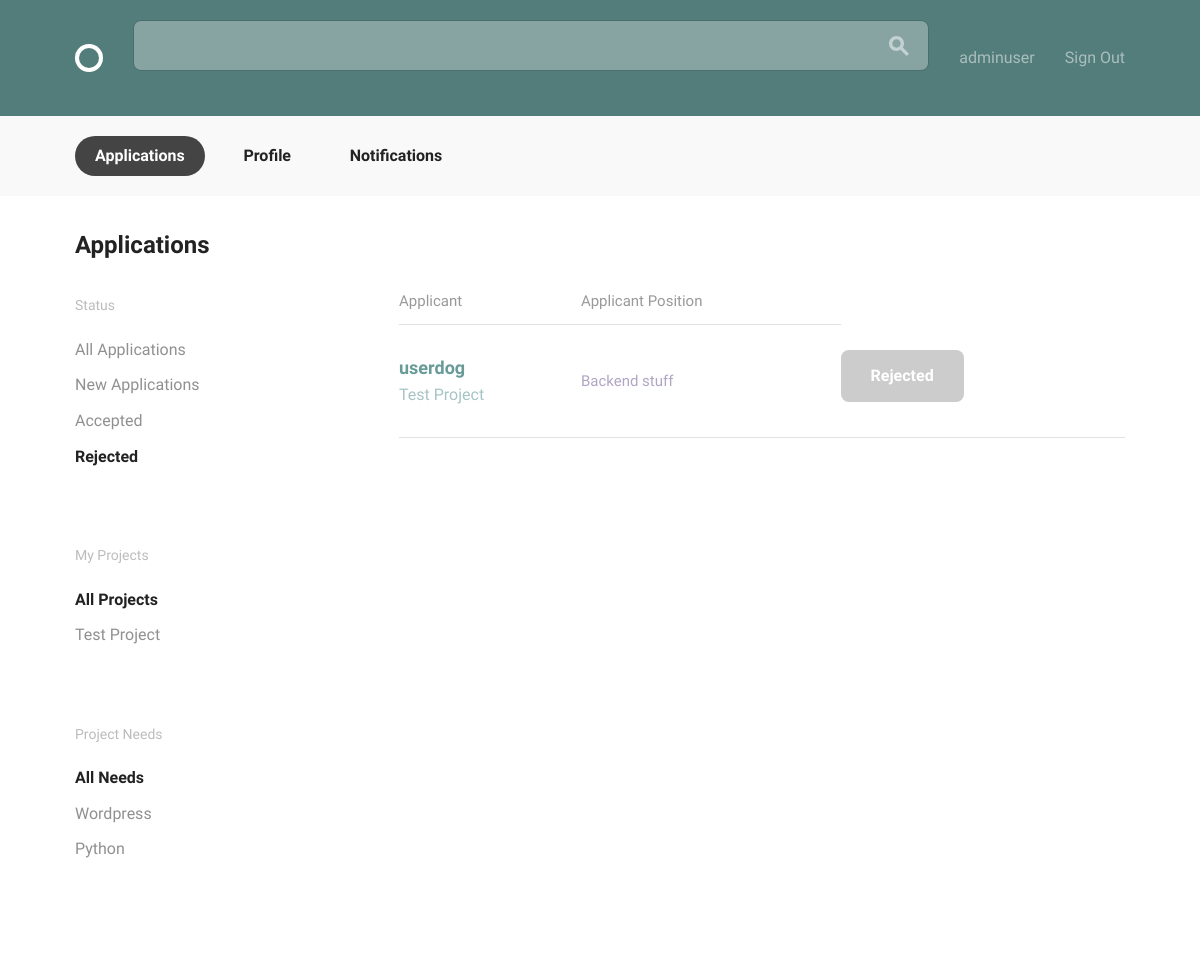
/projects/application/reject/ (signed in), run on an earlier commit of the app's database.
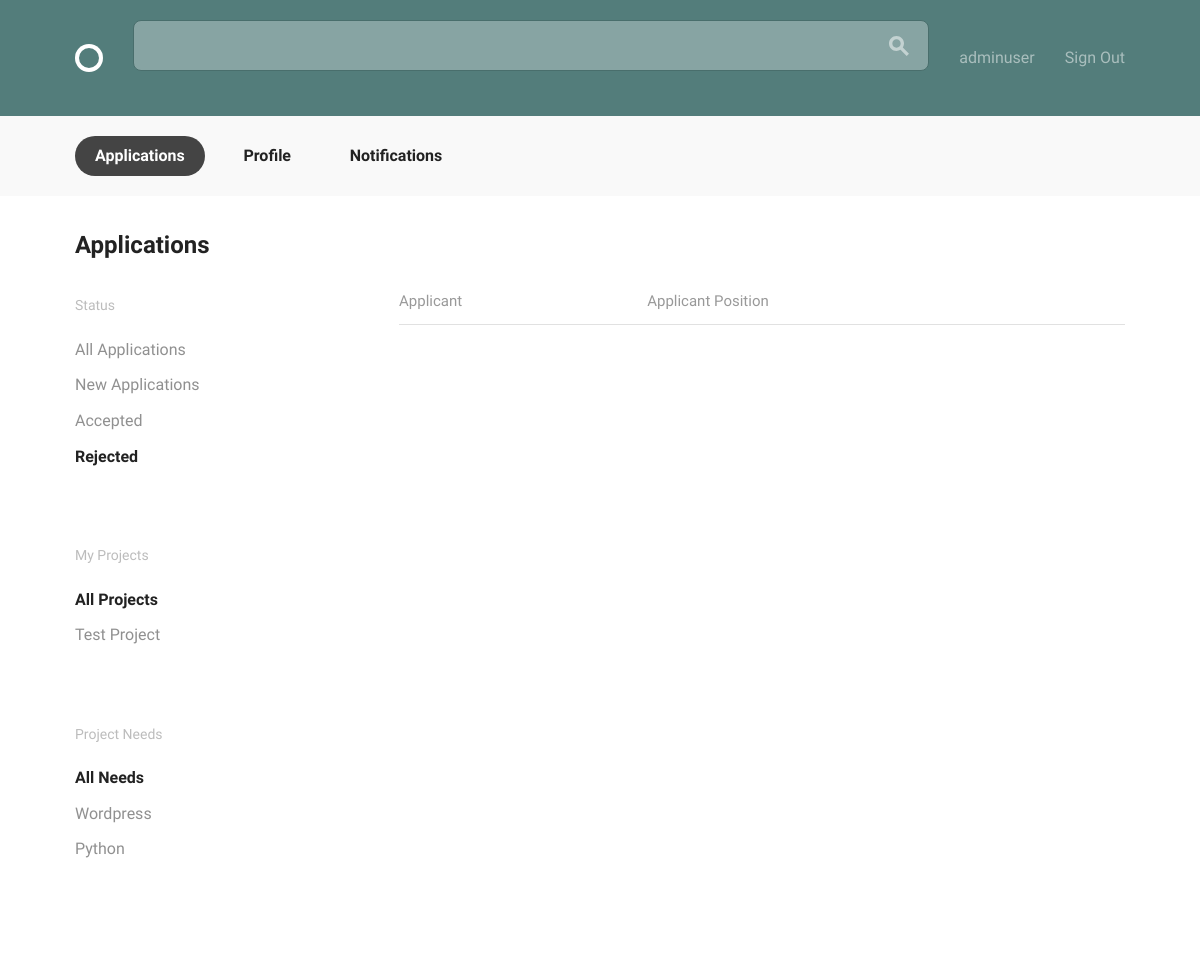
And on a later commit of the database.
### projects/models.py (models this page shows, shortened)
class Project(models.Model):
    name = models.CharField(max_length=255)
    description = models.TextField()
    timeline = models.CharField(max_length=255)
    requirements = models.TextField()
    user = models.ForeignKey(settings.AUTH_USER_MODEL, on_delete=models.CASCADE, null=True)

class Position(models.Model):
    ANDROID = "Android"
    DESIGN = "Design"
    JAVA = "Java"
    PHP = "PHP"
    PYTHON = "Python"
    RAILS = "Rails"
    WORDPRESS = "Wordpress"
    iOS = "iOS"
    SKILLS_CHOICE = (
        (ANDROID, "Android Developer"),
        (DESIGN, "Designer"),
        (JAVA, "Java Developer"),
        (PHP, "PHP Developer"),
        (PYTHON, "Python Developer"),
        (RAILS, "Rails Developer"),
        (WORDPRESS, "Wordpress Developer"),
        (iOS, "iOS Developer")
    )
    project = models.ForeignKey(
        Project,
        null=True,
        related_name="positions",
        on_delete=models.CASCADE)
    title = models.CharField(max_length=100, blank=True)
    description = models.TextField(max_length=500, blank=True)
    skill = models.CharField(
        max_length=20,
        choices=SKILLS_CHOICE,
        default="",
        blank=True)
    position_filled = models.BooleanField(default=False, blank=True)
    applicants = models.ManyToManyField(
        settings.AUTH_USER_MODEL,
        through='Application')

class Application(models.Model):
    applicant = models.ForeignKey(
        settings.AUTH_USER_MODEL,
        on_delete=models.CASCADE,
        related_name="application"
    )
    position = models.ForeignKey(Position, on_delete=models.CASCADE)
    status = models.CharField(max_length=20)

### accounts/models.py (models this page shows, shortened)
class User(AbstractBaseUser, PermissionsMixin):
    email = models.EmailField(unique=True)
    username = models.CharField(max_length=40, unique=True)
    name = models.CharField(max_length=100, default='')
    bio = models.TextField(max_length=500, blank=True, default='')
    image = models.ImageField(upload_to="profile_image/", blank=True)
    date_joined = models.DateTimeField(default=timezone.now)
    is_active = models.BooleanField(default=True)
    is_staff = models.BooleanField(default=False)
    objects = UserManager()
    USERNAME_FIELD = "email"
    REQUIRED_FIELDS = ["username"]
    def __str__(self):
        return self.username

### projects/views.py (the view)
# urls.py: path('application/reject/', views.reject_application_list, name="reject_application"),
@login_required
def reject_application_list(request):
    applications = models.Application.objects.filter(
        status="reject",
        position__project__user=request.user)
    projects = models.Project.objects.filter(user=request.user)
    return render(request, 'accounts/applications.html', {
            'applications': applications,
            'projects': projects })

### accounts/templates/accounts/applications.html (shortened to what this page needs)
{% extends 'accounts/layout.html' %}
{% block content %}
  <div class="bounds circle--page">
    <div class="circle--page--header grid-100">
      <h2>Applications</h2>
    </div>
    <div class="grid-25">
      <div class="circle--filter circle--secondary--module">
        <h4>Status</h4>
        <ul class="circle--filter--list">
          {% if 'accept' in request.path %}
          <li><a href="{% url 'projects:application' %}">All Applications</a></li>
          <li><a href="{% url 'projects:new_application' %}">New Applications</a></li>
          <li><a class="selected" href="{% url 'projects:accept_application' %}">Accepted</a></li>
          <li><a href="{% url 'projects:reject_application' %}">Rejected</a></li>
          {% elif 'reject' in request.path %}
          <li><a href="{% url 'projects:application' %}">All Applications</a></li>
          <li><a href="{% url 'projects:new_application' %}">New Applications</a></li>
          <li><a href="{% url 'projects:accept_application' %}">Accepted</a></li>
          <li><a class="selected" href="{% url 'projects:reject_application' %}">Rejected</a></li>
          {% endif %}
        </ul>
      </div>
      <div class="circle--filter circle--secondary--module">
        <h4>My Projects</h4>
        <ul class="circle--filter--list">
          <li><a class="selected">All Projects</a></li>
          {% for project in projects %}
            <li><a href="{% url 'projects:project' pk=project.pk %}">{{ project.name }}</a></li>
          {% endfor %}
        </ul>
      </div>
      <div class="circle--filter circle--secondary--module">
        <h4>Project Needs</h4>
        <ul class="circle--filter--list">
          <li><a class="selected">All Needs</a></li>
            {% for project in projects %}
              {% for position in project.positions.all %}
                <li><a href="{% url 'projects:project' pk=position.project.pk %}">{{ position.skill }}</a></li>
              {% endfor %}
            {% endfor %}
        </ul>
      </div>
    </div>
    <div class="grid-70 grid-push-5">
      <table class="u-full-width circle--table">
        <thead>
          <tr>
            <th>Applicant</th>
            <th class="circle--cell--right">Applicant Position</th>
          </tr>
        </thead>
        <tbody>
          {% for application in applications %}
            {% if application.applicant != request.user %}
              <tr class="clickable-row" data-href="{% url "accounts:profile" pk=application.applicant.pk %}">
                <td>
                  <h3>{{ application.applicant }}</h3>
                  <p>{{ application.position.project.name }}</p>
                </td>
                <td class="circle--cell--right">
                  <span class="secondary-label">{{ application.position.title }}</span>
                </td>
                <td>
                  {% if application.status == "accept" %}
                    <a class="button button-primary button-inactive">Accepted</a>
                  {% elif application.status == "reject" %}
                    <a class="button button-primary button-inactive">Rejected</a>
                  {% else %}
                    <a class="button button-primary" href="{% url 'projects:reject' pk=application.pk %}">Reject</a>
                  {% endif %}
                </td>
              </tr>
            {% endif %}
          {% endfor %}
        </tbody>
      </table>
    </div>
{% endblock %}

What changed in the data, as far as the page shows it:
removed Application: applicant "userdog", position.project.name "Test Project", position "Backend stuff", status "Rejected"
